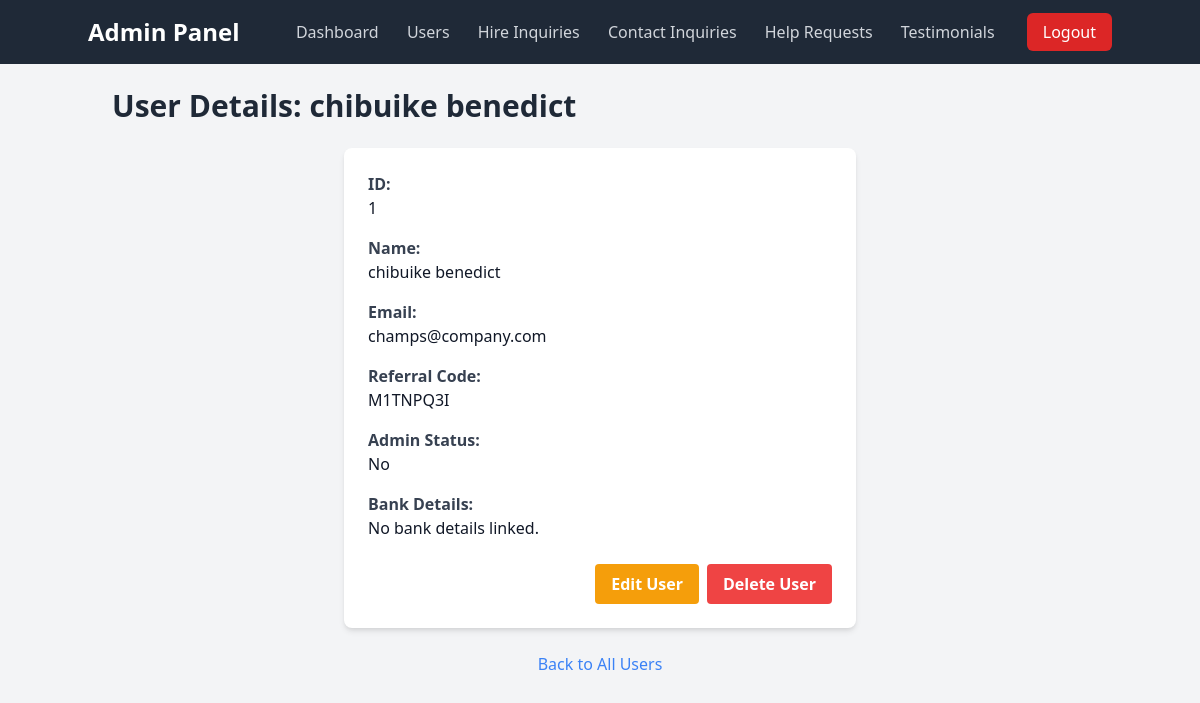
The page /admin/users/1 (signed in) on the database its author committed.
### app.py (models this page shows, shortened)
class User(db.Model, UserMixin):
    id = db.Column(db.Integer, primary_key=True)
    name = db.Column(db.String(150), nullable=False)
    email = db.Column(db.String(150), unique=True, nullable=False)
    password = db.Column(db.String(200), nullable=False)
    referral_code = db.Column(db.String(10), unique=True, nullable=False)
    is_admin = db.Column(db.Boolean, default=False)
    bank_details = db.relationship('Bank', backref='owner', lazy=True, uselist=False)
    enrollments = db.relationship('CourseEnrollment', backref='enroller', lazy=True)
    referred_by_id = db.Column(db.Integer, db.ForeignKey('user.id'), nullable=True)
    referrer = db.relationship('User', remote_side=[id], backref='referred_users') # Relationship to referrers
    is_partner = db.Column(db.Boolean, default=False)
    company_name = db.Column(db.String(150), nullable=True)
    contact_name = db.Column(db.String(150), nullable=True) # Could be same as 'name' for non-partner users, but good to have
    phone = db.Column(db.String(20), nullable=True)
    business_type = db.Column(db.String(100), nullable=True)

### app.py (the view)
@app.route('/admin/users/<int:user_id>')
@login_required
@admin_required
def view_user(user_id):
    user = User.query.get_or_404(user_id)
    return render_template('user_details.html', user=user)

### app.py (called while the page is built)
@login_manager.user_loader
def load_user(user_id):
    return User.query.get(int(user_id))

def admin_required(f):
    @wraps(f)
    def decorated_function(*args, **kwargs):
        if not current_user.is_authenticated:
            flash('Please log in to access this page.', 'danger')
            return redirect(url_for('admin_login')) # Redirect to admin login if not authenticated
        if not current_user.is_admin:
            flash('You do not have administrative access.', 'danger')
            return redirect(url_for('dashboard')) # Redirect to regular dashboard or home if not admin
        return f(*args, **kwargs)
    return decorated_function

@app.context_processor
def inject_now():
    return {'datetime': datetime}

### templates/user_details.html (shortened to what this page needs)
<!DOCTYPE html>
<html lang="en">
<head>
    <link href="https://cdn.jsdelivr.net/npm/tailwindcss@2.2.19/dist/tailwind.min.css" rel="stylesheet">
</head>
<body class="bg-gray-100 font-sans">
    <nav class="bg-gray-800 p-4 text-white">
        <div class="container mx-auto flex justify-between items-center">
            <a href="{{ url_for('admin_dashboard') }}" class="text-2xl font-bold">Admin Panel</a>
            <div>
                <a href="{{ url_for('admin_dashboard') }}" class="text-gray-300 hover:text-white px-3 py-2 rounded-md">Dashboard</a>
                <a href="{{ url_for('all_users') }}" class="text-gray-300 hover:text-white px-3 py-2 rounded-md">Users</a>
                <a href="{{ url_for('view_hire_inquiries') }}" class="text-gray-300 hover:text-white px-3 py-2 rounded-md">Hire Inquiries</a>
                <a href="{{ url_for('view_contact_inquiries') }}" class="text-gray-300 hover:text-white px-3 py-2 rounded-md">Contact Inquiries</a>
                <a href="{{ url_for('view_help_requests') }}" class="text-gray-300 hover:text-white px-3 py-2 rounded-md">Help Requests</a>
                <a href="{{ url_for('view_testimonials') }}" class="text-gray-300 hover:text-white px-3 py-2 rounded-md">Testimonials</a>
                <a href="{{ url_for('logout') }}" class="bg-red-600 hover:bg-red-700 text-white px-4 py-2 rounded-md ml-4">Logout</a>
            </div>
        </div>
    </nav>
    <div class="container mx-auto p-6">
        <h1 class="text-3xl font-bold mb-6 text-gray-800">User Details: {{ user.name }}</h1>
        <div class="bg-white p-6 rounded-lg shadow-md max-w-lg mx-auto">
            <div class="mb-4">
                <p class="text-gray-700 font-bold">ID:</p>
                <p class="text-gray-900">{{ user.id }}</p>
            </div>
            <div class="mb-4">
                <p class="text-gray-700 font-bold">Name:</p>
                <p class="text-gray-900">{{ user.name }}</p>
            </div>
            <div class="mb-4">
                <p class="text-gray-700 font-bold">Email:</p>
                <p class="text-gray-900">{{ user.email }}</p>
            </div>
            <div class="mb-4">
                <p class="text-gray-700 font-bold">Referral Code:</p>
                <p class="text-gray-900">{{ user.referral_code }}</p>
            </div>
            <div class="mb-4">
                <p class="text-gray-700 font-bold">Admin Status:</p>
                <p class="text-gray-900">{{ 'Yes' if user.is_admin else 'No' }}</p>
            </div>
            {% if user.bank_details %}
            <div class="mb-4">
                <p class="text-gray-700 font-bold">Bank Details:</p>
                <p class="text-gray-900">Bank: {{ user.bank_details.bank_name }}</p>
                <p class="text-gray-900">Account Name: {{ user.bank_details.account_name }}</p>
                <p class="text-gray-900">Account Number: {{ user.bank_details.account_number }}</p>
                <p class="text-gray-900">Account Type: {{ user.bank_details.account_type }}</p>
                <p class="text-gray-900">Date Linked: {{ user.bank_details.date_linked.strftime('%Y-%m-%d') }}</p>
            </div>
            {% else %}
            <div class="mb-4">
                <p class="text-gray-700 font-bold">Bank Details:</p>
                <p class="text-gray-900">No bank details linked.</p>
            </div>
            {% endif %}
            <div class="mt-6 flex justify-end">
                <a href="{{ url_for('edit_user', user_id=user.id) }}" class="bg-yellow-500 hover:bg-yellow-700 text-white font-bold py-2 px-4 rounded mr-2">Edit User</a>
                <form action="{{ url_for('delete_user', user_id=user.id) }}" method="POST" onsubmit="return confirm('Are you sure you want to delete this user?');" class="inline">
                    <button type="submit" class="bg-red-500 hover:bg-red-700 text-white font-bold py-2 px-4 rounded">Delete User</button>
                </form>
            </div>
        </div>
        <div class="mt-6 text-center">
            <a href="{{ url_for('all_users') }}" class="text-blue-500 hover:text-blue-700">Back to All Users</a>
        </div>
    </div>
</body>
</html>

### rows shown on the page
User: name "chibuike benedict", id "1", email "champs@company.com", referral_code "M1TNPQ3I", is_admin "No"
